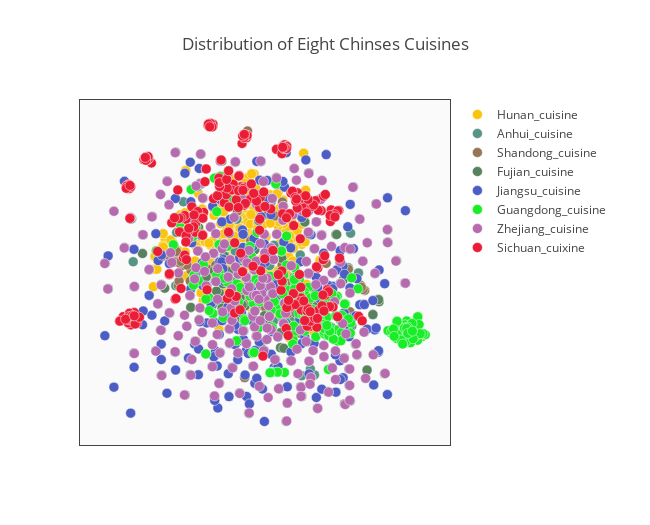

Notebook cell for this chart:
### Code cell
trace1 = {
  "x": a1,
  "y": a2, 
  "hoverinfo": "text", 
  "marker": {
    "color": "#f9c40d", 
    "line": {
      "color": "#ffffff", 
      "width": 0.5
    }, 
    "size": 10, 
    "symbol": "dot"
  }, 
  "mode": "markers", 
  "name": "Hunan_cuisine", 
  "text": "Hunan_cuisine", 
  "type": "scatter"
}
trace2 = {
  "x": b1,
  "y": b2, 
  "hoverinfo": "text", 
  "marker": {
    "color": "#569583", 
    "line": {
      "color": "#ffffff", 
      "width": 0.5
    }, 
    "size": 10, 
    "symbol": "dot"
  }, 
  "mode": "markers", 
  "name": "Anhui_cuisine", 
  "text": "Anhui_cuisine", 
  "type": "scatter"
}
trace3 = {
  "x": c1,
  "y": c2, 
  "hoverinfo": "text", 
  "marker": {
    "color": "#957756", 
    "line": {
      "color": "#ffffff", 
      "width": 0.5
    }, 
    "size": 10, 
    "symbol": "dot"
  }, 
  "mode": "markers", 
  "name": "Shandong_cuisine", 
  "text": "Shandong_cuisine", 
  "type": "scatter"
}
trace4 = {
  "x": d1,
  "y": d2, 
  "hoverinfo": "text", 
  "marker": {
    "color": "#58825c", 
    "line": {
      "color": "#ffffff", 
      "width": 0.5
    }, 
    "size": 10, 
    "symbol": "dot"
  }, 
  "mode": "markers", 
  "name": "Fujian_cuisine", 
  "text": "Fujian_cuisine", 
  "type": "scatter"
}
trace5 = {
  "x": e1,
  "y": e2, 
  "hoverinfo": "text", 
  "marker": {
    "color": "#4c5dc5", 
    "line": {
      "color": "#ffffff", 
      "width": 0.5
    }, 
    "size": 10, 
    "symbol": "dot"
  }, 
  "mode": "markers", 
  "name": "Jiangsu_cuisine", 
  "text": "Jiangsu_cuisine", 
  "type": "scatter"
}
trace6 = {
  "x": f1,
  "y": f2, 
  "hoverinfo": "text", 
  "marker": {
    "color": "#18ed27", 
    "line": {
      "color": "#ffffff", 
      "width": 0.5
    }, 
    "size": 10, 
    "symbol": "dot"
  }, 
  "mode": "markers", 
  "name": "Guangdong_cuisine", 
  "text": "Guangdong_cuisine", 
  "type": "scatter"
}
trace7 = {
  "x": g1,
  "y": g2, 
  "hoverinfo": "text", 
  "marker": {
    "color": "#b76baf", 
    "line": {
      "color": "#ffffff", 
      "width": 0.5
    }, 
    "size": 10, 
    "symbol": "dot"
  }, 
  "mode": "markers", 
  "name": "Zhejiang_cuisine", 
  "text": "Zhejiang_cuisine", 
  "type": "scatter"
}
trace8 = {
  "x": h1,
  "y": h2, 
  "hoverinfo": "text", 
  "marker": {
    "color": "#eb1d36", 
    "line": {
      "color": "#ffffff", 
      "width": 0.5
    }, 
    "size": 10, 
    "symbol": "dot"
  }, 
  "mode": "markers", 
  "name": "Sichuan_cuixine", 
  "text": "Sichuan_cuixine", 
  "type": "scatter"
}
data = Data([trace1, trace2, trace3, trace4, trace5, trace6,trace7, trace8])
layout = {
  "height": 525, 
  "hovermode": "closest", 
  "margin": {
    "r": 200, 
    "t": 100, 
    "b": 80, 
    "l": 80
  }, 
  "plot_bgcolor": "rgb(250,250,250)", 
  "title": "Distribution of Eight Chinses Cuisines", 
  "width": 650, 
  "xaxis": {
    "mirror": True, 
    "showgrid": False, 
    "showline": True, 
    "showticklabels": False, 
    "ticks": "", 
    "zeroline": False
  }, 
  "yaxis": {
    "mirror": True, 
    "showgrid": False, 
    "showline": True, 
    "showticklabels": False, 
    "ticks": "", 
    "zeroline": False
  }
}
fig = Figure(data=data, layout=layout)
iplot(fig)

### Figure 1 — Plotly figure (JSON) as saved in the notebook; plotly's stock layout.template omitted (floating-point values rounded to 4 significant figures; data arrays with more than 128 entries replaced by an {"elided": "..."} marker saying what was removed)
{"data": [{"hoverinfo": "text", "marker": {"color": "#f9c40d", "line": {"color": "#ffffff", "width": 0.5}, "size": 10, "symbol": "dot"}, "mode": "markers", "name": "Hunan_cuisine", "text": "Hunan_cuisine", "type": "scatter", "x": {"elided": "199 float values"}, "y": {"elided": "199 float values"}}, {"hoverinfo": "text", "marker": {"color": "#569583", "line": {"color": "#ffffff", "width": 0.5}, "size": 10, "symbol": "dot"}, "mode": "markers", "name": "Anhui_cuisine", "text": "Anhui_cuisine", "type": "scatter", "x": {"elided": "200 float values"}, "y": {"elided": "200 float values"}}, {"hoverinfo": "text", "marker": {"color": "#957756", "line": {"color": "#ffffff", "width": 0.5}, "size": 10, "symbol": "dot"}, "mode": "markers", "name": "Shandong_cuisine", "text": "Shandong_cuisine", "type": "scatter", "x": [-33.42, -33.87, -17.86, 34.05, -3.821, 32.76, -23.66, -4.889, -30.7, -30.03, -8.272, 13.31, -29.32, 17.84, 29.11, -29.44, 6.589, -0.7248, 28.61, -27.89, -23.95, -30.44, -28.5, 8.679, 16.58, 4.253, 8.185, -3.576, -5.938, 33.52, -29.08, -2.351, 32.92, -27.64, 13.98, -15.48, -26.74, -5.848, -25.01, 6.681, -9.144, -21.05, -27.36, 12.72, -5.847, -11.41, 1.791, 1.109, -27.04, 6.716, 21.26], "y": [9.876, 10.96, 4.78, -3.782, 16.33, -1.779, 4.363, 60.73, 7.381, 10.89, 28.33, 33.7, 14.13, -3.892, -12.39, 10.42, 6.427, -9.955, 4.785, -1.836, -0.009108, 9.205, 11.95, -13.02, -8.278, 26.31, -0.8739, 11.34, -7.938, -3.424, 7.674, -1.141, -2.555, -0.003163, -11.65, 6.416, 6.186, -39.09, 6.447, -11.36, -3.493, 4.597, 7.249, -21.25, -39.09, 36.12, 27.09, -10.77, 7.938, 31.97, 7.163]}, {"hoverinfo": "text", "marker": {"color": "#58825c", "line": {"color": "#ffffff", "width": 0.5}, "size": 10, "symbol": "dot"}, "mode": "markers", "name": "Fujian_cuisine", "text": "Fujian_cuisine", "type": "scatter", "x": {"elided": "200 float values"}, "y": {"elided": "200 float values"}}, {"hoverinfo": "text", "marker": {"color": "#4c5dc5", "line": {"color": "#ffffff", "width": 0.5}, "size": 10, "symbol": "dot"}, "mode": "markers", "name": "Jiangsu_cuisine", "text": "Jiangsu_cuisine", "type": "scatter", "x": {"elided": "200 float values"}, "y": {"elided": "199 float values"}}, {"hoverinfo": "text", "marker": {"color": "#18ed27", "line": {"color": "#ffffff", "width": 0.5}, "size": 10, "symbol": "dot"}, "mode": "markers", "name": "Guangdong_cuisine", "text": "Guangdong_cuisine", "type": "scatter", "x": {"elided": "200 float values"}, "y": {"elided": "200 float values"}}, {"hoverinfo": "text", "marker": {"color": "#b76baf", "line": {"color": "#ffffff", "width": 0.5}, "size": 10, "symbol": "dot"}, "mode": "markers", "name": "Zhejiang_cuisine", "text": "Zhejiang_cuisine", "type": "scatter", "x": {"elided": "200 float values"}, "y": {"elided": "200 float values"}}, {"hoverinfo": "text", "marker": {"color": "#eb1d36", "line": {"color": "#ffffff", "width": 0.5}, "size": 10, "symbol": "dot"}, "mode": "markers", "name": "Sichuan_cuixine", "text": "Sichuan_cuixine", "type": "scatter", "x": {"elided": "248 float values"}, "y": {"elided": "248 float values"}}], "layout": {"height": 525, "hovermode": "closest", "margin": {"b": 80, "l": 80, "r": 200, "t": 100}, "plot_bgcolor": "rgb(250,250,250)", "title": "Distribution of Eight Chinses Cuisines", "width": 650, "xaxis": {"mirror": true, "showgrid": false, "showline": true, "showticklabels": false, "ticks": "", "zeroline": false}, "yaxis": {"mirror": true, "showgrid": false, "showline": true, "showticklabels": false, "ticks": "", "zeroline": false}}}
